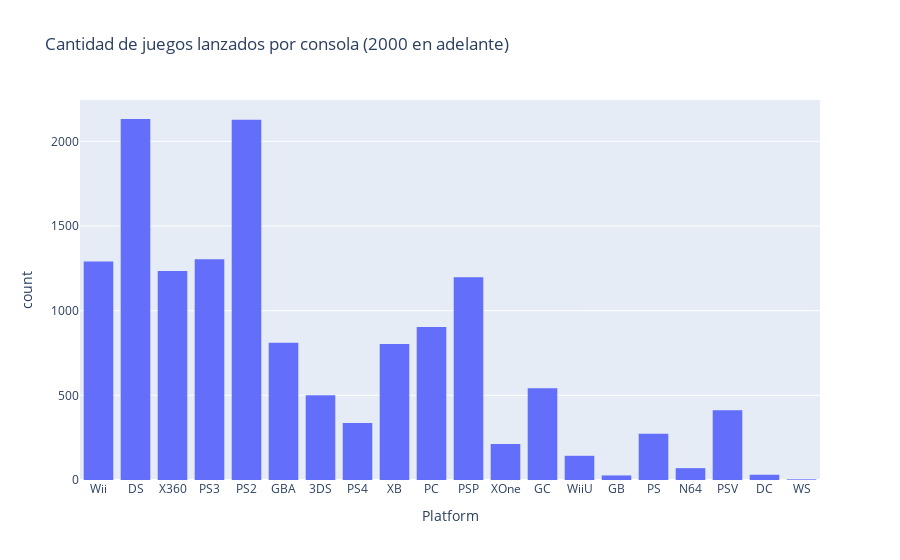

This figure's notebook cell:
### Code cell
fig = px.histogram(df[df["Year"] >= 2000], x="Platform", title="Cantidad de juegos lanzados por consola (2000 en adelante)")
fig.show()

### Figure 1 — Plotly figure (JSON) as saved in the notebook; plotly's stock layout.template omitted (floating-point values rounded to 4 significant figures; data arrays with more than 128 entries replaced by an {"elided": "..."} marker saying what was removed)
{"data": [{"bingroup": "x", "hovertemplate": "Platform=%{x}<br>count=%{y}<extra></extra>", "legendgroup": "", "marker": {"color": "#636efa", "pattern": {"shape": ""}}, "name": "", "orientation": "v", "showlegend": false, "type": "histogram", "x": {"elided": "14353 str values"}, "xaxis": "x", "yaxis": "y"}], "layout": {"barmode": "relative", "legend": {"tracegroupgap": 0}, "title": {"text": "Cantidad de juegos lanzados por consola (2000 en adelante)"}, "xaxis": {"anchor": "y", "domain": [0, 1], "title": {"text": "Platform"}}, "yaxis": {"anchor": "x", "domain": [0, 1], "title": {"text": "count"}}}}
